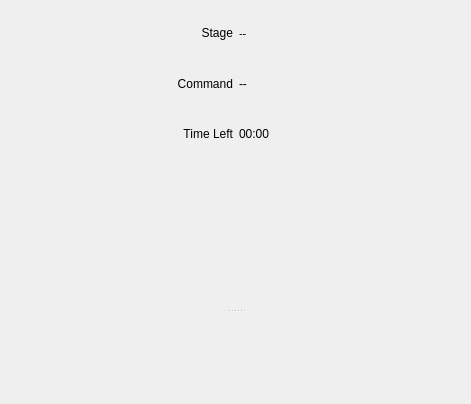
<?xml version="1.0" encoding="UTF-8"?>
<ui version="4.0">
 <class>Form</class>
 <widget class="QWidget" name="Form">
  <property name="geometry">
   <rect>
    <x>0</x>
    <y>0</y>
    <width>471</width>
    <height>404</height>
   </rect>
  </property>
  <property name="windowTitle">
   <string>Form</string>
  </property>
  <layout class="QHBoxLayout" name="horizontalLayout_3">
   <item>
    <widget class="QSplitter" name="splitter">
     <property name="orientation">
      <enum>Qt::Vertical</enum>
     </property>
     <widget class="QWidget" name="">
      <layout class="QVBoxLayout" name="verticalLayout">
       <item>
        <layout class="QGridLayout" name="gridLayout">
         <item row="0" column="0">
          <widget class="QLabel" name="stage_text">
           <property name="minimumSize">
            <size>
             <width>81</width>
             <height>31</height>
            </size>
           </property>
           <property name="text">
            <string>&lt;html&gt;&lt;head/&gt;&lt;body&gt;&lt;p&gt;&lt;span style=&quot; font-size:9pt;&quot;&gt;Stage&lt;/span&gt;&lt;/p&gt;&lt;/body&gt;&lt;/html&gt;</string>
           </property>
           <property name="alignment">
            <set>Qt::AlignRight|Qt::AlignTrailing|Qt::AlignVCenter</set>
           </property>
          </widget>
         </item>
         <item row="0" column="1">
          <widget class="QLabel" name="refStage">
           <property name="text">
            <string>&lt;html&gt;&lt;head/&gt;&lt;body&gt;&lt;p&gt;&lt;span style=&quot; font-size:8pt;&quot;&gt;--&lt;/span&gt;&lt;/p&gt;&lt;/body&gt;&lt;/html&gt;</string>
           </property>
          </widget>
         </item>
         <item row="1" column="0">
          <widget class="QLabel" name="command_text">
           <property name="minimumSize">
            <size>
             <width>131</width>
             <height>31</height>
            </size>
           </property>
           <property name="text">
            <string>&lt;html&gt;&lt;head/&gt;&lt;body&gt;&lt;p&gt;&lt;span style=&quot; font-size:9pt;&quot;&gt;Command&lt;/span&gt;&lt;/p&gt;&lt;/body&gt;&lt;/html&gt;</string>
           </property>
           <property name="alignment">
            <set>Qt::AlignRight|Qt::AlignTrailing|Qt::AlignVCenter</set>
           </property>
          </widget>
         </item>
         <item row="1" column="1">
          <widget class="QLabel" name="refCommand">
           <property name="text">
            <string>&lt;html&gt;&lt;head/&gt;&lt;body&gt;&lt;p&gt;&lt;span style=&quot; font-size:9pt;&quot;&gt;--&lt;/span&gt;&lt;/p&gt;&lt;/body&gt;&lt;/html&gt;</string>
           </property>
          </widget>
         </item>
         <item row="2" column="0">
          <widget class="QLabel" name="timeLeft_text">
           <property name="minimumSize">
            <size>
             <width>121</width>
             <height>31</height>
            </size>
           </property>
           <property name="text">
            <string>&lt;html&gt;&lt;head/&gt;&lt;body&gt;&lt;p&gt;&lt;span style=&quot; font-size:9pt;&quot;&gt;Time Left&lt;/span&gt;&lt;/p&gt;&lt;/body&gt;&lt;/html&gt;</string>
           </property>
           <property name="alignment">
            <set>Qt::AlignRight|Qt::AlignTrailing|Qt::AlignVCenter</set>
           </property>
          </widget>
         </item>
         <item row="2" column="1">
          <widget class="QLabel" name="refTimeLeft">
           <property name="minimumSize">
            <size>
             <width>201</width>
             <height>31</height>
            </size>
           </property>
           <property name="text">
            <string>&lt;html&gt;&lt;head/&gt;&lt;body&gt;&lt;p&gt;&lt;span style=&quot; font-size:9pt;&quot;&gt;00:00&lt;/span&gt;&lt;/p&gt;&lt;/body&gt;&lt;/html&gt;</string>
           </property>
          </widget>
         </item>
        </layout>
       </item>
       <item>
        <layout class="QHBoxLayout" name="horizontalLayout_2">
         <item>
          <widget class="TeamStatus" name="widget" native="true"/>
         </item>
         <item>
          <widget class="TeamStatus" name="widget_2" native="true"/>
         </item>
        </layout>
       </item>
      </layout>
     </widget>
     <widget class="RobotStatusList" name="widget_3" native="true"/>
    </widget>
   </item>
  </layout>
 </widget>
 <customwidgets>
  <customwidget>
   <class>TeamStatus</class>
   <extends>QWidget</extends>
   <header>ui/TeamStatus.hpp</header>
   <container>1</container>
  </customwidget>
  <customwidget>
   <class>RobotStatusList</class>
   <extends>QWidget</extends>
   <header>ui/RobotStatusList.hpp</header>
   <container>1</container>
  </customwidget>
 </customwidgets>
 <resources/>
 <connections/>
</ui>
